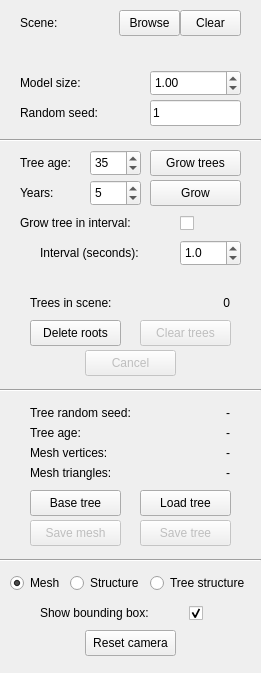
     <widget class="QWidget" name="widget" native="true">
      <property name="minimumSize">
       <size>
        <width>261</width>
        <height>673</height>
       </size>
      </property>
      <property name="maximumSize">
       <size>
        <width>261</width>
        <height>16777215</height>
       </size>
      </property>
      <widget class="QLabel" name="meshTrianglesValue_label">
       <property name="geometry">
        <rect>
         <x>150</x>
         <y>460</y>
         <width>80</width>
         <height>26</height>
        </rect>
       </property>
       <property name="text">
        <string>-</string>
       </property>
       <property name="alignment">
        <set>Qt::AlignRight|Qt::AlignTrailing|Qt::AlignVCenter</set>
       </property>
      </widget>
      <widget class="QLabel" name="meshVertices_label">
       <property name="geometry">
        <rect>
         <x>30</x>
         <y>440</y>
         <width>120</width>
         <height>26</height>
        </rect>
       </property>
       <property name="text">
        <string>Mesh vertices:</string>
       </property>
      </widget>
      <widget class="QLabel" name="scene_label">
       <property name="geometry">
        <rect>
         <x>20</x>
         <y>10</y>
         <width>90</width>
         <height>26</height>
        </rect>
       </property>
       <property name="text">
        <string>Scene:</string>
       </property>
      </widget>
      <widget class="QLabel" name="seed_label">
       <property name="geometry">
        <rect>
         <x>20</x>
         <y>100</y>
         <width>120</width>
         <height>26</height>
        </rect>
       </property>
       <property name="sizePolicy">
        <sizepolicy hsizetype="Preferred" vsizetype="Preferred">
         <horstretch>0</horstretch>
         <verstretch>0</verstretch>
        </sizepolicy>
       </property>
       <property name="text">
        <string>Random seed:</string>
       </property>
      </widget>
      <widget class="QLabel" name="meshTriangles_label">
       <property name="geometry">
        <rect>
         <x>30</x>
         <y>460</y>
         <width>120</width>
         <height>26</height>
        </rect>
       </property>
       <property name="text">
        <string>Mesh triangles:</string>
       </property>
      </widget>
      <widget class="QPushButton" name="resetCamera_pushButton">
       <property name="geometry">
        <rect>
         <x>85</x>
         <y>630</y>
         <width>91</width>
         <height>26</height>
        </rect>
       </property>
       <property name="maximumSize">
        <size>
         <width>16777215</width>
         <height>16777215</height>
        </size>
       </property>
       <property name="text">
        <string>Reset camera</string>
       </property>
      </widget>
      <widget class="QSpinBox" name="iterations_spinBox">
       <property name="geometry">
        <rect>
         <x>90</x>
         <y>180</y>
         <width>51</width>
         <height>26</height>
        </rect>
       </property>
       <property name="minimumSize">
        <size>
         <width>51</width>
         <height>0</height>
        </size>
       </property>
       <property name="maximumSize">
        <size>
         <width>51</width>
         <height>16777215</height>
        </size>
       </property>
       <property name="minimum">
        <number>1</number>
       </property>
       <property name="maximum">
        <number>20</number>
       </property>
       <property name="value">
        <number>5</number>
       </property>
      </widget>
      <widget class="QRadioButton" name="showTreeStructure_radioButton">
       <property name="geometry">
        <rect>
         <x>150</x>
         <y>570</y>
         <width>110</width>
         <height>26</height>
        </rect>
       </property>
       <property name="sizePolicy">
        <sizepolicy hsizetype="Maximum" vsizetype="Fixed">
         <horstretch>0</horstretch>
         <verstretch>0</verstretch>
        </sizepolicy>
       </property>
       <property name="autoFillBackground">
        <bool>false</bool>
       </property>
       <property name="text">
        <string>Tree structure</string>
       </property>
       <property name="checked">
        <bool>false</bool>
       </property>
      </widget>
      <widget class="QLineEdit" name="seed_lineEdit">
       <property name="geometry">
        <rect>
         <x>150</x>
         <y>100</y>
         <width>91</width>
         <height>26</height>
        </rect>
       </property>
       <property name="sizePolicy">
        <sizepolicy hsizetype="Preferred" vsizetype="Fixed">
         <horstretch>0</horstretch>
         <verstretch>0</verstretch>
        </sizepolicy>
       </property>
       <property name="maximumSize">
        <size>
         <width>91</width>
         <height>16777215</height>
        </size>
       </property>
       <property name="text">
        <string>1</string>
       </property>
       <property name="maxLength">
        <number>10</number>
       </property>
       <property name="alignment">
        <set>Qt::AlignLeading|Qt::AlignLeft|Qt::AlignVCenter</set>
       </property>
      </widget>
      <widget class="QSpinBox" name="treeAge_spinBox">
       <property name="geometry">
        <rect>
         <x>90</x>
         <y>150</y>
         <width>51</width>
         <height>26</height>
        </rect>
       </property>
       <property name="minimumSize">
        <size>
         <width>51</width>
         <height>0</height>
        </size>
       </property>
       <property name="maximumSize">
        <size>
         <width>51</width>
         <height>16777215</height>
        </size>
       </property>
       <property name="minimum">
        <number>1</number>
       </property>
       <property name="maximum">
        <number>100</number>
       </property>
       <property name="value">
        <number>35</number>
       </property>
      </widget>
      <widget class="QRadioButton" name="showMesh_radioButton">
       <property name="geometry">
        <rect>
         <x>10</x>
         <y>570</y>
         <width>60</width>
         <height>26</height>
        </rect>
       </property>
       <property name="sizePolicy">
        <sizepolicy hsizetype="Maximum" vsizetype="Fixed">
         <horstretch>0</horstretch>
         <verstretch>0</verstretch>
        </sizepolicy>
       </property>
       <property name="text">
        <string>Mesh</string>
       </property>
       <property name="checked">
        <bool>true</bool>
       </property>
       <property name="autoRepeat">
        <bool>true</bool>
       </property>
      </widget>
      <widget class="QLabel" name="sceneModelRatio_label">
       <property name="geometry">
        <rect>
         <x>20</x>
         <y>70</y>
         <width>120</width>
         <height>26</height>
        </rect>
       </property>
       <property name="text">
        <string>Model size:</string>
       </property>
      </widget>
      <widget class="QDoubleSpinBox" name="growInterval_doubleSpinBox">
       <property name="geometry">
        <rect>
         <x>180</x>
         <y>240</y>
         <width>61</width>
         <height>26</height>
        </rect>
       </property>
       <property name="decimals">
        <number>1</number>
       </property>
       <property name="minimum">
        <double>0.000000000000000</double>
       </property>
       <property name="singleStep">
        <double>0.500000000000000</double>
       </property>
       <property name="value">
        <double>1.000000000000000</double>
       </property>
      </widget>
      <widget class="QPushButton" name="saveMesh_pushButton">
       <property name="enabled">
        <bool>false</bool>
       </property>
       <property name="geometry">
        <rect>
         <x>30</x>
         <y>520</y>
         <width>91</width>
         <height>26</height>
        </rect>
       </property>
       <property name="text">
        <string>Save mesh</string>
       </property>
      </widget>
      <widget class="QLabel" name="treesCount_label">
       <property name="geometry">
        <rect>
         <x>30</x>
         <y>290</y>
         <width>120</width>
         <height>26</height>
        </rect>
       </property>
       <property name="text">
        <string>Trees in scene:</string>
       </property>
      </widget>
      <widget class="QPushButton" name="sceneBrowse_pushButton">
       <property name="geometry">
        <rect>
         <x>119</x>
         <y>10</y>
         <width>61</width>
         <height>26</height>
        </rect>
       </property>
       <property name="text">
        <string>Browse</string>
       </property>
      </widget>
      <widget class="QLabel" name="treesCountValue_label">
       <property name="geometry">
        <rect>
         <x>150</x>
         <y>290</y>
         <width>80</width>
         <height>26</height>
        </rect>
       </property>
       <property name="text">
        <string>0</string>
       </property>
       <property name="alignment">
        <set>Qt::AlignRight|Qt::AlignTrailing|Qt::AlignVCenter</set>
       </property>
      </widget>
      <widget class="QCheckBox" name="showBoundingBox_checkBox">
       <property name="geometry">
        <rect>
         <x>189</x>
         <y>600</y>
         <width>18</width>
         <height>26</height>
        </rect>
       </property>
       <property name="text">
        <string/>
       </property>
       <property name="checked">
        <bool>true</bool>
       </property>
      </widget>
      <widget class="QLabel" name="treeAge_label">
       <property name="geometry">
        <rect>
         <x>20</x>
         <y>150</y>
         <width>60</width>
         <height>26</height>
        </rect>
       </property>
       <property name="maximumSize">
        <size>
         <width>16777215</width>
         <height>16777215</height>
        </size>
       </property>
       <property name="text">
        <string>Tree age:</string>
       </property>
      </widget>
      <widget class="QDoubleSpinBox" name="sceneModelRatio_dSpinBox">
       <property name="geometry">
        <rect>
         <x>150</x>
         <y>70</y>
         <width>91</width>
         <height>26</height>
        </rect>
       </property>
       <property name="sizePolicy">
        <sizepolicy hsizetype="Preferred" vsizetype="Fixed">
         <horstretch>0</horstretch>
         <verstretch>0</verstretch>
        </sizepolicy>
       </property>
       <property name="minimumSize">
        <size>
         <width>91</width>
         <height>0</height>
        </size>
       </property>
       <property name="maximumSize">
        <size>
         <width>91</width>
         <height>16777215</height>
        </size>
       </property>
       <property name="decimals">
        <number>2</number>
       </property>
       <property name="minimum">
        <double>0.010000000000000</double>
       </property>
       <property name="maximum">
        <double>100.000000000000000</double>
       </property>
       <property name="singleStep">
        <double>0.100000000000000</double>
       </property>
       <property name="value">
        <double>1.000000000000000</double>
       </property>
      </widget>
      <widget class="QLabel" name="meshVerticesValue_label">
       <property name="geometry">
        <rect>
         <x>150</x>
         <y>440</y>
         <width>80</width>
         <height>26</height>
        </rect>
       </property>
       <property name="text">
        <string>-</string>
       </property>
       <property name="alignment">
        <set>Qt::AlignRight|Qt::AlignTrailing|Qt::AlignVCenter</set>
       </property>
      </widget>
      <widget class="QPushButton" name="sceneClear_pushButton">
       <property name="geometry">
        <rect>
         <x>180</x>
         <y>10</y>
         <width>61</width>
         <height>26</height>
        </rect>
       </property>
       <property name="text">
        <string>Clear</string>
       </property>
      </widget>
      <widget class="QLabel" name="growInInterval_label">
       <property name="geometry">
        <rect>
         <x>20</x>
         <y>210</y>
         <width>150</width>
         <height>26</height>
        </rect>
       </property>
       <property name="text">
        <string>Grow tree in interval:</string>
       </property>
      </widget>
      <widget class="QPushButton" name="saveParameters_pushButton">
       <property name="enabled">
        <bool>false</bool>
       </property>
       <property name="geometry">
        <rect>
         <x>140</x>
         <y>520</y>
         <width>91</width>
         <height>26</height>
        </rect>
       </property>
       <property name="text">
        <string>Save tree</string>
       </property>
      </widget>
      <widget class="QPushButton" name="grow_pushButton">
       <property name="geometry">
        <rect>
         <x>150</x>
         <y>180</y>
         <width>91</width>
         <height>26</height>
        </rect>
       </property>
       <property name="minimumSize">
        <size>
         <width>0</width>
         <height>0</height>
        </size>
       </property>
       <property name="maximumSize">
        <size>
         <width>16777215</width>
         <height>16777215</height>
        </size>
       </property>
       <property name="text">
        <string>Grow</string>
       </property>
      </widget>
      <widget class="QCheckBox" name="growInInterval_checkBox">
       <property name="geometry">
        <rect>
         <x>180</x>
         <y>210</y>
         <width>18</width>
         <height>26</height>
        </rect>
       </property>
       <property name="text">
        <string/>
       </property>
      </widget>
      <widget class="QPushButton" name="loadParameters_pushButton">
       <property name="geometry">
        <rect>
         <x>140</x>
         <y>490</y>
         <width>91</width>
         <height>26</height>
        </rect>
       </property>
       <property name="text">
        <string>Load tree</string>
       </property>
      </widget>
      <widget class="QLabel" name="treeSeedValue_label">
       <property name="geometry">
        <rect>
         <x>150</x>
         <y>400</y>
         <width>80</width>
         <height>26</height>
        </rect>
       </property>
       <property name="text">
        <string>-</string>
       </property>
       <property name="alignment">
        <set>Qt::AlignRight|Qt::AlignTrailing|Qt::AlignVCenter</set>
       </property>
      </widget>
      <widget class="QLabel" name="showBoundingBox_label">
       <property name="geometry">
        <rect>
         <x>40</x>
         <y>600</y>
         <width>140</width>
         <height>26</height>
        </rect>
       </property>
       <property name="text">
        <string>Show bounding box:</string>
       </property>
      </widget>
      <widget class="QLabel" name="treeSeed_label">
       <property name="geometry">
        <rect>
         <x>30</x>
         <y>400</y>
         <width>120</width>
         <height>26</height>
        </rect>
       </property>
       <property name="text">
        <string>Tree random seed:</string>
       </property>
      </widget>
      <widget class="QLabel" name="sceneFilename_label">
       <property name="geometry">
        <rect>
         <x>40</x>
         <y>40</y>
         <width>200</width>
         <height>24</height>
        </rect>
       </property>
       <property name="text">
        <string/>
       </property>
      </widget>
      <widget class="QLabel" name="growInterval_label">
       <property name="geometry">
        <rect>
         <x>40</x>
         <y>240</y>
         <width>130</width>
         <height>26</height>
        </rect>
       </property>
       <property name="text">
        <string>Interval (seconds):</string>
       </property>
      </widget>
      <widget class="QPushButton" name="deleteRoots_pushButton">
       <property name="geometry">
        <rect>
         <x>30</x>
         <y>320</y>
         <width>91</width>
         <height>26</height>
        </rect>
       </property>
       <property name="text">
        <string>Delete roots</string>
       </property>
      </widget>
      <widget class="QLabel" name="iterations_label">
       <property name="geometry">
        <rect>
         <x>20</x>
         <y>180</y>
         <width>60</width>
         <height>26</height>
        </rect>
       </property>
       <property name="maximumSize">
        <size>
         <width>16777215</width>
         <height>16777215</height>
        </size>
       </property>
       <property name="text">
        <string>Years:</string>
       </property>
      </widget>
      <widget class="QPushButton" name="clearTrees_pushButton">
       <property name="enabled">
        <bool>false</bool>
       </property>
       <property name="geometry">
        <rect>
         <x>140</x>
         <y>320</y>
         <width>91</width>
         <height>26</height>
        </rect>
       </property>
       <property name="text">
        <string>Clear trees</string>
       </property>
      </widget>
      <widget class="QPushButton" name="growTree_pushButton">
       <property name="geometry">
        <rect>
         <x>150</x>
         <y>150</y>
         <width>91</width>
         <height>26</height>
        </rect>
       </property>
       <property name="minimumSize">
        <size>
         <width>0</width>
         <height>0</height>
        </size>
       </property>
       <property name="maximumSize">
        <size>
         <width>16777215</width>
         <height>16777215</height>
        </size>
       </property>
       <property name="text">
        <string>Grow trees</string>
       </property>
      </widget>
      <widget class="QPushButton" name="cancel_pushButton">
       <property name="enabled">
        <bool>false</bool>
       </property>
       <property name="geometry">
        <rect>
         <x>85</x>
         <y>350</y>
         <width>91</width>
         <height>26</height>
        </rect>
       </property>
       <property name="maximumSize">
        <size>
         <width>16777215</width>
         <height>16777215</height>
        </size>
       </property>
       <property name="text">
        <string>Cancel</string>
       </property>
      </widget>
      <widget class="Line" name="sceneGrow_line">
       <property name="geometry">
        <rect>
         <x>0</x>
         <y>130</y>
         <width>261</width>
         <height>20</height>
        </rect>
       </property>
       <property name="orientation">
        <enum>Qt::Horizontal</enum>
       </property>
      </widget>
      <widget class="Line" name="growSaveLoad_line">
       <property name="geometry">
        <rect>
         <x>0</x>
         <y>380</y>
         <width>261</width>
         <height>20</height>
        </rect>
       </property>
       <property name="orientation">
        <enum>Qt::Horizontal</enum>
       </property>
      </widget>
      <widget class="Line" name="saveLoadCamera_line">
       <property name="geometry">
        <rect>
         <x>0</x>
         <y>550</y>
         <width>261</width>
         <height>20</height>
        </rect>
       </property>
       <property name="orientation">
        <enum>Qt::Horizontal</enum>
       </property>
      </widget>
      <widget class="QRadioButton" name="showMeshStructure_radioButton">
       <property name="geometry">
        <rect>
         <x>70</x>
         <y>570</y>
         <width>80</width>
         <height>26</height>
        </rect>
       </property>
       <property name="sizePolicy">
        <sizepolicy hsizetype="Maximum" vsizetype="Fixed">
         <horstretch>0</horstretch>
         <verstretch>0</verstretch>
        </sizepolicy>
       </property>
       <property name="text">
        <string>Structure</string>
       </property>
       <property name="checked">
        <bool>false</bool>
       </property>
      </widget>
      <widget class="QLabel" name="treeAgeCurrent_label">
       <property name="geometry">
        <rect>
         <x>30</x>
         <y>420</y>
         <width>120</width>
         <height>26</height>
        </rect>
       </property>
       <property name="text">
        <string>Tree age:</string>
       </property>
      </widget>
      <widget class="QLabel" name="treeAgeCurrentValue_label">
       <property name="geometry">
        <rect>
         <x>150</x>
         <y>420</y>
         <width>80</width>
         <height>26</height>
        </rect>
       </property>
       <property name="text">
        <string>-</string>
       </property>
       <property name="alignment">
        <set>Qt::AlignRight|Qt::AlignTrailing|Qt::AlignVCenter</set>
       </property>
      </widget>
      <widget class="QPushButton" name="baseParameters_pushButton">
       <property name="geometry">
        <rect>
         <x>30</x>
         <y>490</y>
         <width>91</width>
         <height>26</height>
        </rect>
       </property>
       <property name="text">
        <string>Base tree</string>
       </property>
      </widget>
     </widget>
